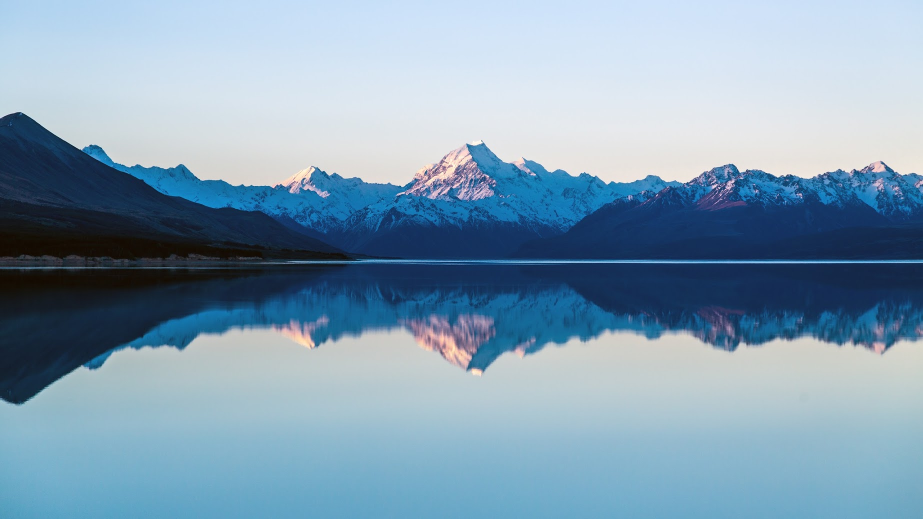
#> input picture image/a.jpg, 1845 x 1038 px (shown at 1/2 size)
$ python sobel2.py   (older library calls are emulated)
#> lines starting #> are read from the running program, lines starting #| are printed output that depends on the picture; after the words box and inside, x2 and y2 are one past the last pixel; in counts of white or black regions, pixels touching at a corner belong together
import cv2

img = cv2.imread("./image/a.jpg", 0)
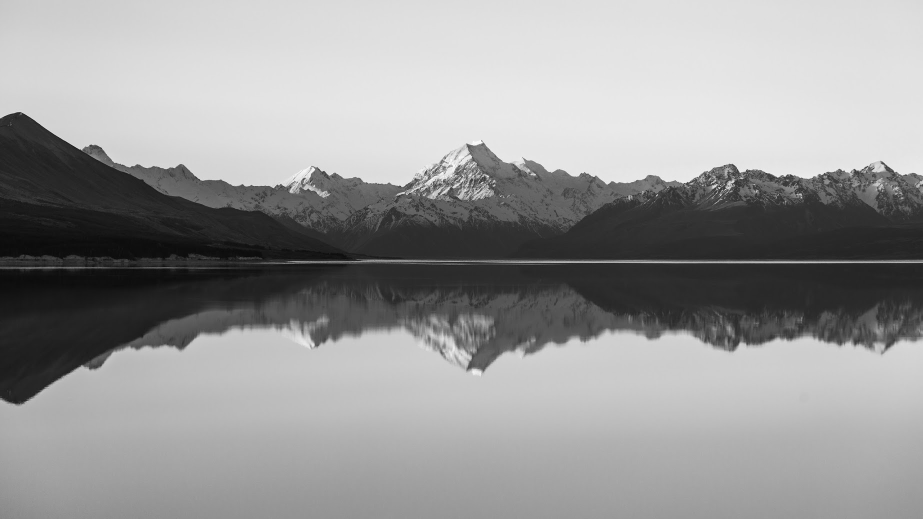
#> img: shape (1038, 1845) (shown at 1/2 size); min 0, max 255, mean 152.3
img = cv2.resize(img, (640, 480))
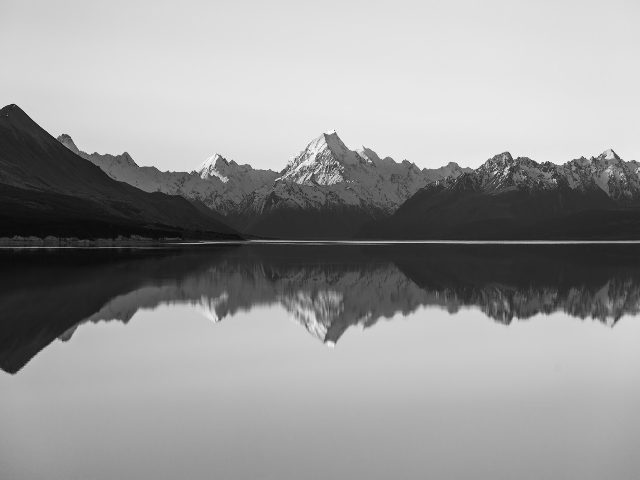
#> img: shape (480, 640); min 9, max 251, mean 152.3

img_x = cv2.Sobel(img,cv2.CV_64F,1,0,ksize=5)
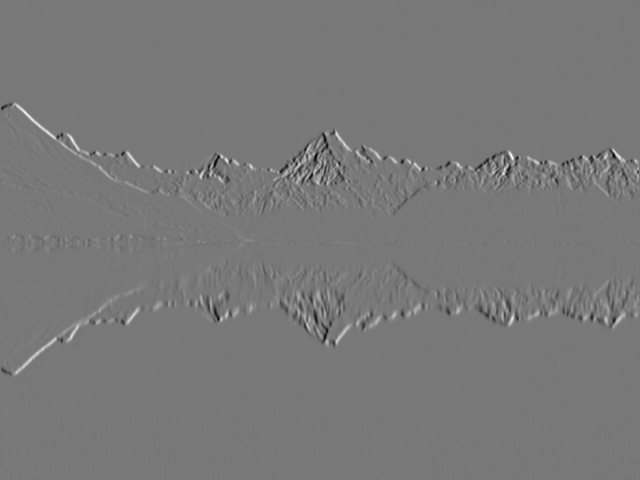
#> img_x: shape (480, 640) float64; min -6126, max 6809, mean 11.8; drawn with min black and max white
img_y = cv2.Sobel(img,cv2.CV_64F,0,1,ksize=5)
img_xy = cv2.Sobel(img,cv2.CV_64F,1,1,ksize=5)
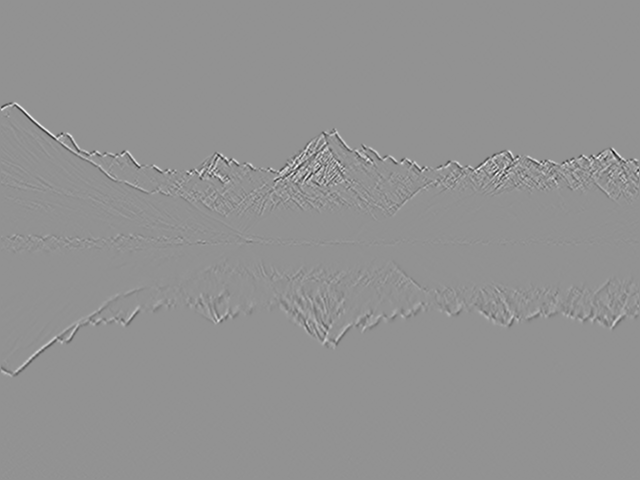
#> img_xy: shape (480, 640) float64; min -2311, max 1717, mean 0; drawn with min black and max white

cv2.imshow("img_sobelx",img_x)
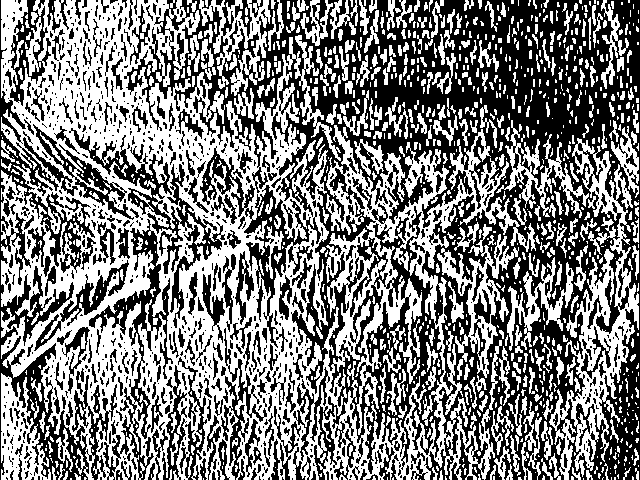
#> window 'img_sobelx': shape (480, 640); 50% white; 1041 white regions (648 under 20 px), largest, box (x1, y1, x2, y2) and area: (1, 0, 536, 480) 100722, (549, 138, 639, 480) 8867, (437, 224, 519, 378) 2971
cv2.imshow("img_sobely",img_y)
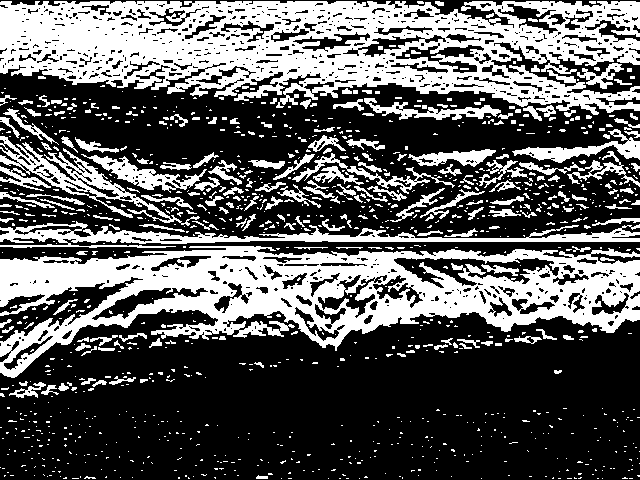
#> window 'img_sobely': shape (480, 640); 36% white; 1134 white regions (927 under 20 px), largest, box (x1, y1, x2, y2) and area: (0, 1, 640, 115) 42872, (0, 246, 640, 378) 35064, (0, 221, 640, 248) 5406
cv2.imshow("img_sobel",img_xy)
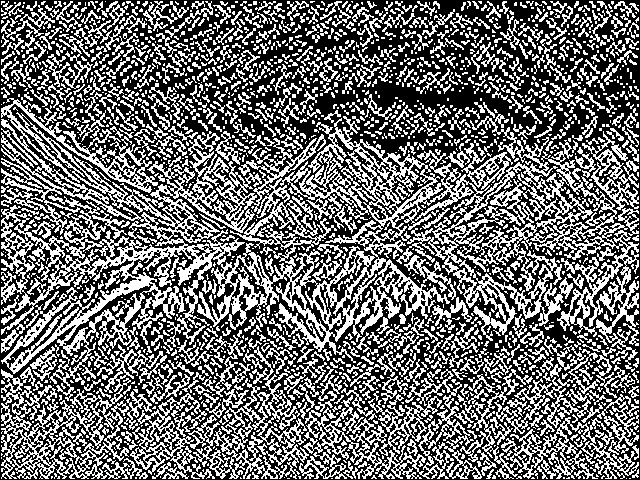
#> window 'img_sobel': shape (480, 640); 42.1% white in thin lines or dots

cv2.waitKey(0)
cv2.destroyAllWindows()
